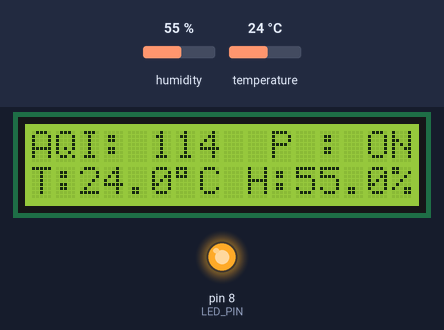
Bench run of a sketch on a simulated Arduino Uno, built with avr-gcc and run on an emulated ATmega328P. Parts: 16×2 character LCD, output pins drawn as LEDs (lit = HIGH). The test bench sets the inputs (shaded band); at power-on: humidity 55 %, temperature 24 °C. The modem accepts every AT command (registered, SIM ready, sends succeed) and sends nothing else; what the sketch prints to the serial monitor is not drawn.

Above: at 5.3 s.
5.4 s: humidity set to 22 %
At 16.6 s:
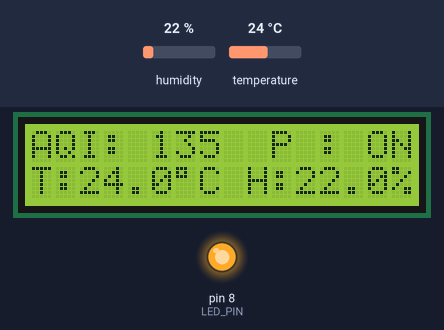
16.9 s: temperature set to 12 °C
At 27.9 s:
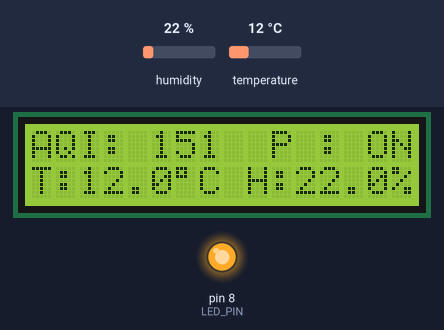
28.2 s: humidity set to 40 %
At 39.1 s:
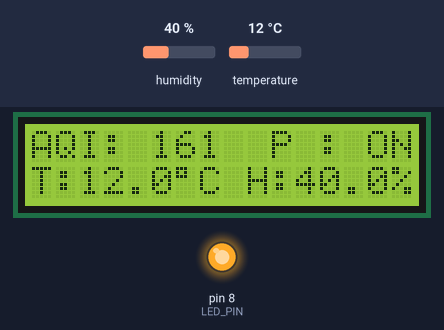
39.5 s: temperature set to 19 °C
At 50.2 s:
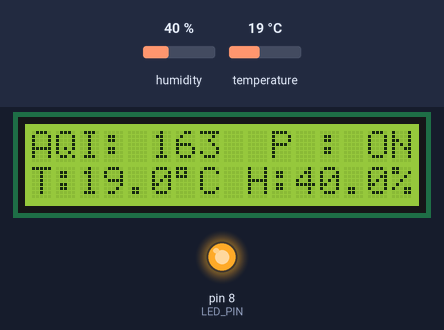
Timing chart, 0 to 51.7 s (numbered marks = the images above; inputs shaded):
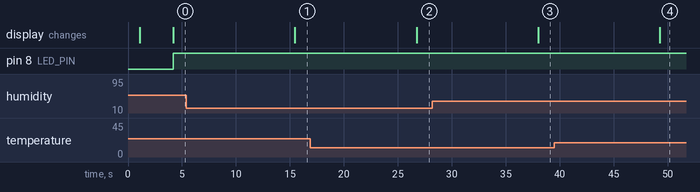

The sketch:

my_code.ino
```cpp
#include <Wire.h>
#include <LiquidCrystal_I2C.h>
#include <DHT.h>
#include <SoftwareSerial.h>

// **Pin Definitions**
#define DHTPIN 4
#define DHTTYPE DHT11
#define MQ135_PIN A0
#define MQ2_PIN A1
#define MQ7_PIN A2
#define LED_PIN 8
#define ESP_RX 2
#define ESP_TX 3

// **Initialize Sensors and Modules**
DHT dht(DHTPIN, DHTTYPE);
LiquidCrystal_I2C lcd(0x27, 16, 2);
SoftwareSerial esp(ESP_RX, ESP_TX);

// **WiFi and ThingSpeak Credentials**
const char* ssid = "M31";
const char* password = "suyashbajpai-hi";
String apiKey = "E7GLQRKQA8MRJWK9";

const int AQI_THRESHOLD = 100;  // Threshold to activate water sprinkler

void setup() {
    Serial.begin(115200);
    esp.begin(9600);

    dht.begin();
    lcd.init();
    lcd.backlight();

    pinMode(LED_PIN, OUTPUT);
    digitalWrite(LED_PIN, LOW);

    lcd.setCursor(0, 0);
    lcd.print("IIIT Sonepat");
    delay(1000);
    lcd.setCursor(0, 1);
    lcd.print("CodersBase");
    delay(1000);

    connectWiFi();
}

void loop() {
    float temperature = dht.readTemperature();
    float humidity = dht.readHumidity();

    if (isnan(temperature) || isnan(humidity)) {
        Serial.println("Failed to read from DHT sensor!");
        return;
    }

    // **Simulate AQI Variation Between 50 to 164**
    int aqiValue = 107 + 57 * sin(millis() / 30000.0);  // Faster oscillation

    lcd.clear();
    lcd.setCursor(0, 0);
    lcd.print("AQI: ");
    lcd.print(aqiValue);

    lcd.setCursor(10, 0);
    if (aqiValue > AQI_THRESHOLD) {
        digitalWrite(LED_PIN, HIGH);
        lcd.print("P : ON");
    } else {
        digitalWrite(LED_PIN, LOW);
        lcd.print("P : OFF");
    }

    lcd.setCursor(0, 1);
    lcd.print("T:");
    lcd.print(temperature, 1);
    lcd.write(223);
    lcd.print("C ");

    lcd.setCursor(8, 1);
    lcd.print(" H:");
    lcd.print(humidity, 1);
    lcd.print("%");

    sendDataToThingSpeak(aqiValue, temperature, humidity);
    delay(5000);  // Update AQI every 5 seconds
}

// **WiFi Connection Function**
void connectWiFi() {
    Serial.println("Connecting to WiFi...");
    esp.println("AT");
    delay(1000);
    esp.println("AT+CWMODE=1");
    delay(1000);
    esp.println("AT+CWJAP=\"" + String(ssid) + "\",\"" + String(password) + "\"");

    long timeout = millis() + 15000;
    while (millis() < timeout) {
        if (esp.find("WIFI CONNECTED")) {
            Serial.println("WiFi Connected!");
            return;
        }
    }
    Serial.println("WiFi Connection Failed!");
}

// **Send Data to ThingSpeak**
void sendDataToThingSpeak(int aqi, float temp, float hum) {
    Serial.println("Sending data to ThingSpeak...");

    String url = "GET /update?api_key=" + apiKey + "&field1=" + String(aqi) +
                 "&field2=" + String(temp, 1) + "&field3=" + String(hum, 1) + " HTTP/1.1\r\n" +
                 "Host: api.thingspeak.com\r\n" +
                 "Connection: close\r\n\r\n";

    esp.println("AT+CIPSTART=\"TCP\",\"api.thingspeak.com\",80");
    delay(2000);
    esp.println("AT+CIPSEND=" + String(url.length()));
    delay(2000);
    esp.print(url);
    delay(2000);
    esp.println("AT+CIPCLOSE");

    Serial.println("Data sent to ThingSpeak!");
}
```

Measured:
- after the input at 5.4 s, the display: changes after 10.1 s (image 1)
- after the input at 16.9 s, the display: changes after 9.8 s (image 2)
- after the input at 28.2 s, the display: changes after 9.8 s (image 3)
- after the input at 39.5 s, the display: changes after 9.8 s (image 4)
